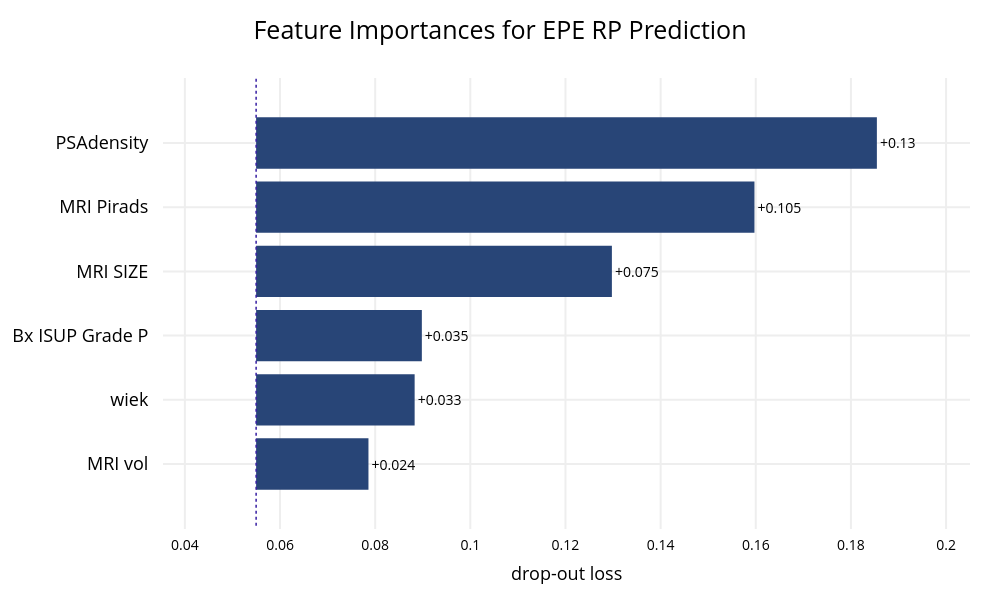

This figure's notebook cell:
### Markdown cell above
Test removing correlated fetures

### Code cell
numerical_cols = ["wiek", "PSAdensity", "MRI vol", "MRI SIZE"]
categorical_cols = [
    "MRI Pirads",
    "MRI EPE L",
    "MRI EPE P",
    "MRI SVI L",
    "MRI SVI P",
    "Bx ISUP Grade P",
    "Bx ISUP Grade L",
]

X = df[numerical_cols + categorical_cols]
y = df["EPE RP"]

param_grid = {
    "classifier__learning_rate": [0.05, 0.1, 0.2],
    "classifier__n_estimators": [200, 400, 800],
    "classifier__max_depth": [3, 6, 9],
    "classifier__subsample": [0.8, 0.9, 1.0],
    "classifier__colsample_bytree": [0.8, 0.9, 1.0],
    "classifier__gamma": [0, 0.1, 0.2],
}

model = XGBClassifier(random_state=2)
res = train_and_evaluate_model(
    model,
    X,
    y,
    numerical_cols,
    categorical_cols,
    n_folds=5,
    tune_params=True,
    param_grid=param_grid,
    tuning_scoring="neg_brier_score",
    tuning_test_size=0.2,
)
untrained_model = model.set_params(**res.best_params)

plot_roc(res.fp_rate, res.tp_rate, res.roc_auc)
plot_confusion_matrix(res.y_true, res.y_pred)
plot_feature_importance(res.pipeline, X, y, title="Feature Importance for EPE RP Prediction")
plot_discrimination_threshold(untrained_model, X, y)

### Figure 1 — Plotly figure (JSON) as saved in the notebook; plotly's stock layout.template omitted (floating-point values rounded to 4 significant figures)
{"data": [{"base": 0.05497, "hoverinfo": "text", "hoverlabel": {"bgcolor": "rgba(0,0,0,0.8)"}, "hovertext": ["Model: XGBClassifier loss after<br>variable: PSAdensity is permuted: 0.185<br>Drop-out loss change: +0.13", "Model: XGBClassifier loss after<br>variable: MRI Pirads is permuted: 0.16<br>Drop-out loss change: +0.105", "Model: XGBClassifier loss after<br>variable: MRI SIZE is permuted: 0.13<br>Drop-out loss change: +0.075", "Model: XGBClassifier loss after<br>variable: Bx ISUP Grade P is permuted: 0.09<br>Drop-out loss change: +0.035", "Model: XGBClassifier loss after<br>variable: wiek is permuted: 0.088<br>Drop-out loss change: +0.033", "Model: XGBClassifier loss after<br>variable: MRI vol is permuted: 0.079<br>Drop-out loss change: +0.024"], "marker": {"color": "#284577"}, "orientation": "h", "showlegend": false, "text": ["+0.13", "+0.105", "+0.075", "+0.035", "+0.033", "+0.024"], "textposition": "outside", "type": "bar", "x": [0.1305, 0.1047, 0.07478, 0.03484, 0.03332, 0.02361], "xaxis": "x", "y": ["PSAdensity", "MRI Pirads", "MRI SIZE", "Bx ISUP Grade P", "wiek", "MRI vol"], "yaxis": "y"}], "layout": {"annotations": [{"font": {"size": 18}, "showarrow": false, "text": "", "x": 0.5, "xanchor": "center", "xref": "paper", "y": 1, "yanchor": "bottom", "yref": "paper"}, {"font": {"size": 18}, "showarrow": false, "text": "drop-out loss", "x": 0.5, "xanchor": "center", "xref": "paper", "y": 0, "yanchor": "top", "yref": "paper", "yshift": -30}], "font": {"color": "black", "size": 14}, "height": 600, "margin": {"b": 71, "r": 30, "t": 78}, "shapes": [{"line": {"color": "#371ea3", "dash": "dot", "width": 1.5}, "type": "line", "x0": 0.05497, "x1": 0.05497, "xref": "x", "y0": -1, "y1": 6, "yref": "y"}], "title": {"font": {"color": "black", "size": 25}, "text": "Feature Importances for EPE RP Prediction", "x": 0.5}, "width": 1000, "xaxis": {"anchor": "y", "automargin": true, "domain": [0, 1], "fixedrange": true, "gridwidth": 2, "range": [0.0354, 0.205], "tickcolor": "white", "ticklen": 3, "ticks": "outside", "type": "linear", "zeroline": false}, "yaxis": {"anchor": "x", "automargin": true, "autorange": "reversed", "domain": [0, 1], "fixedrange": true, "gridwidth": 2, "tickcolor": "white", "tickfont": {"size": 18}, "ticklen": 10, "ticks": "outside", "type": "category"}}}
